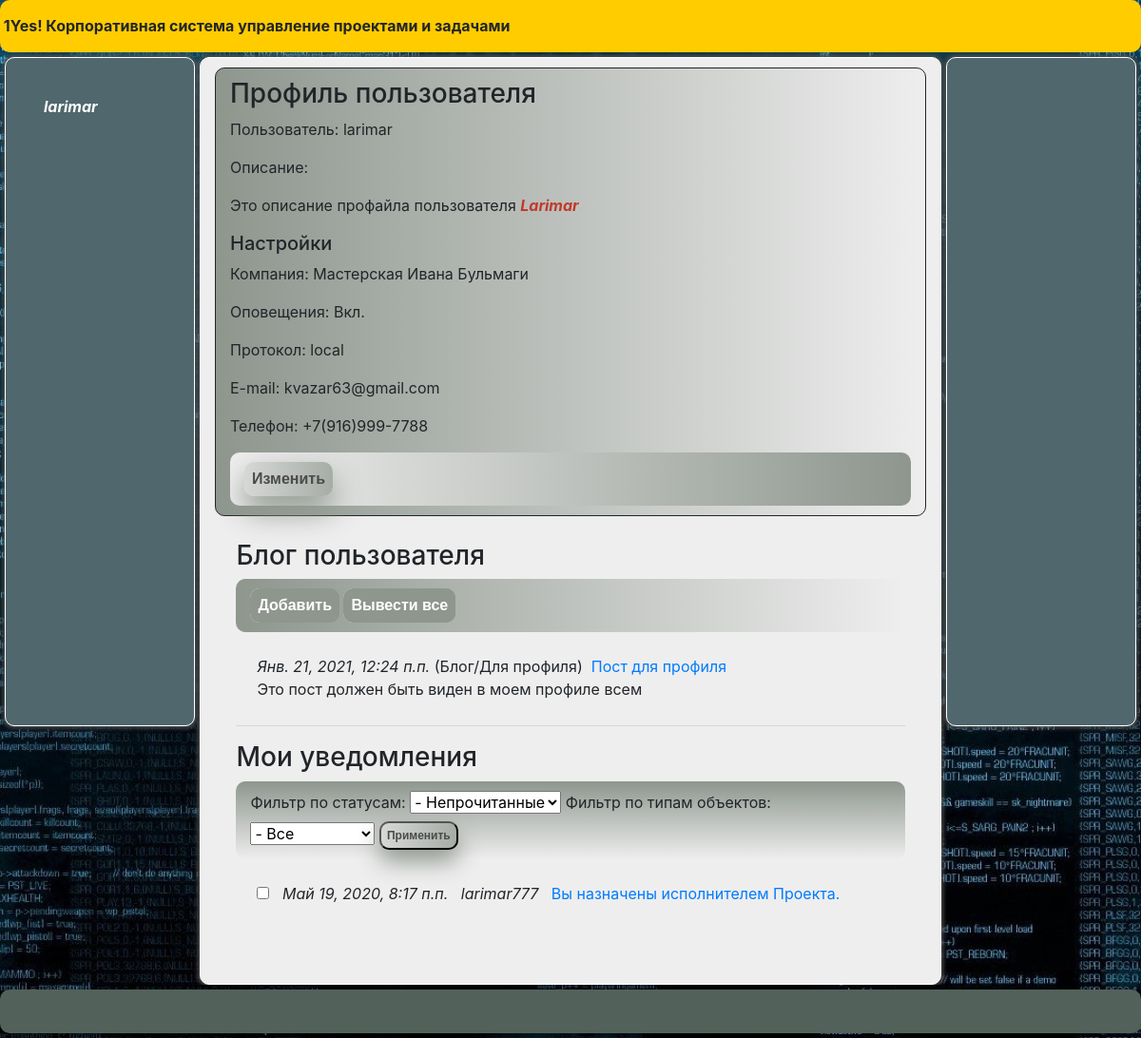
The app's page /accounts/profile0/ (signed in) with its own data.
### accounts/models.py (models this page shows, shortened)
class UserProfile(models.Model):
    user = models.OneToOneField('auth.User', on_delete=models.CASCADE, related_name='result_user_profile', verbose_name="Пользователь")
    company = models.ForeignKey('companies.Company', blank=True, null=True, on_delete=models.CASCADE, related_name='result_company_profile', verbose_name="Организация")
    is_notify = models.BooleanField("Оповещать", default=True)
    protocoltype = models.ForeignKey('main.Dict_ProtocolType', blank=True, null=True, on_delete=models.CASCADE, related_name='result_protocol_type', verbose_name="Протокол оповещения")
    email = models.CharField("E-mail", max_length=64, blank=True, null=True)
    phone = models.CharField("Телефон", max_length=16, blank=True, null=True)
    description = RichTextUploadingField("Описание", blank=True, null=True)
    is_active = models.BooleanField("Активность", default=True)
    class Meta:
        verbose_name = 'Профиль Пользователя'
        verbose_name_plural = 'Профили Пользователей'

### companies/models.py (models this page shows, shortened)
class Company(MPTTModel):
    name = models.CharField("Наименование", max_length=64)
    description = RichTextUploadingField("Описание")
    parent = TreeForeignKey('self', null=True, blank=True, limit_choices_to={'is_active':True}, on_delete=models.CASCADE, related_name='company_children', verbose_name="Головная организация")
    currency = models.ForeignKey('finance.Dict_Currency', on_delete=models.CASCADE, related_name='company_currency', verbose_name="Валюта")
    structure_type = models.ForeignKey('Dict_CompanyStructureType', limit_choices_to={'is_active':True}, on_delete=models.CASCADE, related_name='company_structure_type', verbose_name="Тип в оргструктуре")
    type = models.ForeignKey('Dict_CompanyType', limit_choices_to={'is_active':True}, on_delete=models.CASCADE, related_name='company_type', verbose_name="Тип")
    datecreate = models.DateTimeField("Создана", auto_now_add=True)
    author = models.ForeignKey('auth.User', on_delete=models.CASCADE, verbose_name="Автор")
    is_active = models.BooleanField("Активность", default=True)
    class MPTTMeta:
        order_insertion_by = ['name']
    class Meta:
        verbose_name = 'Организация'
        verbose_name_plural = 'Организации'

class Content(models.Model):
    name = models.CharField("Заголовок", max_length=1024)
    announcement = models.TextField("Анонс", max_length=10240, blank=True, null=True)
    description = RichTextUploadingField("Текст", blank=True, null=True)
    datebegin = models.DateTimeField("Начало")
    dateend = models.DateTimeField("Окончание")
    is_ontop = models.BooleanField("Всегда наверху", default=False)
    type = models.ForeignKey('Dict_ContentType', limit_choices_to={'is_active':True}, on_delete=models.CASCADE, related_name='content_type', verbose_name="Тип")
    company = models.ManyToManyField('Company', related_name='content_companies', verbose_name="Организации")
    datecreate = models.DateTimeField("Создан", auto_now_add=True)
    author = models.ForeignKey('auth.User', on_delete=models.CASCADE, verbose_name="Автор")
    place = models.ForeignKey('Dict_ContentPlace', limit_choices_to={'is_active':True}, on_delete=models.CASCADE, related_name='content_place', verbose_name="Место")
    is_active = models.BooleanField("Активность", default=True)
    class Meta:
        ordering = ('-is_ontop','-id')
        verbose_name = 'Контент'
        verbose_name_plural = 'Контент'

class Dict_ContentType(models.Model):
    name = models.CharField("Наименование", max_length=64)
    sort = models.PositiveSmallIntegerField(default=1, blank=True, null=True)
    name_lang = models.CharField("Перевод", max_length=64, blank=True, null=True)
    is_active = models.BooleanField("Активность", default=True)
    class Meta:
        ordering = ('sort',)
        verbose_name = 'Тип контента'
        verbose_name_plural = 'Типы контента'
    def __str__(self):
        return (self.name)

class Dict_ContentPlace(models.Model):
    name = models.CharField("Наименование", max_length=64)
    sort = models.PositiveSmallIntegerField(default=2, blank=True, null=True)
    name_lang = models.CharField("Перевод", max_length=64, blank=True, null=True)
    is_active = models.BooleanField("Активность", default=True)
    class Meta:
        ordering = ('sort',)
        verbose_name = 'Место отображения контента'
        verbose_name_plural = 'Места отображения контента'
    def __str__(self):
        return (self.name)

### main/models.py (models this page shows, shortened)
class Dict_ProtocolType(models.Model):
    name = models.CharField("Наименование", max_length=64)
    sort = models.PositiveSmallIntegerField(default=1, blank=True, null=True)
    name_lang = models.CharField("Перевод", max_length=64, blank=True, null=True)
    is_active = models.BooleanField("Активность", default=True)
    class Meta:
        ordering = ('sort',)
        verbose_name = 'Протокол оповещения'
        verbose_name_plural = 'Протоколы оповещений'

class Notification(models.Model):
    objecttype = models.ForeignKey('Meta_ObjectType', limit_choices_to={'is_active':True}, on_delete=models.CASCADE, related_name='meta_objecttype', verbose_name="Тип Объекта")
    objectid = models.PositiveIntegerField("ID объекта", default=0)
    datecreate = models.DateTimeField("Дата", auto_now_add=True)
    author = models.ForeignKey('auth.User', on_delete=models.CASCADE, verbose_name="Автор")
    type = models.ForeignKey('Dict_ProtocolType', limit_choices_to={'is_active':True}, on_delete=models.CASCADE, related_name='protocol_type', verbose_name="Тип")
    sendfrom = models.CharField("От кого", max_length=64, blank=True, null=True)
    theme = models.CharField("Тема", max_length=256, blank=True, null=True)
    text = RichTextUploadingField("Текст", max_length=1024)
    recipient = models.ForeignKey('auth.User', on_delete=models.CASCADE, blank=True, null=True, related_name='notify_recipient', verbose_name="Получатель")
    sendto = models.CharField("Кому", max_length=64, blank=True, null=True)
    datesent = models.DateTimeField("Момент отправки", auto_now_add=False, blank=True, null=True)
    dateread = models.DateTimeField("Момент прочтения", auto_now_add=False, blank=True, null=True)
    response = models.CharField("Ответ", max_length=128, blank=True, null=True)
    is_sent = models.BooleanField("Отправлено", default=False)
    is_read = models.BooleanField("Прочитано", default=False)
    is_active = models.BooleanField("Активность", default=True)
    class Meta:
        verbose_name = 'Оповещение'
        verbose_name_plural = 'Оповещения'

### accounts/views.py (the view)
# urls.py: path('profile0/', views.UserProfileDetail, name='userprofile_detail0'),
@login_required   # декоратор для перенаправления неавторизованного пользователя на страницу авторизации
def UserProfileDetail(request, userid=0, param=''):
    companies_id = request.session['_auth_user_companies_id']
    if userid == 0:
       userid = request.user.id
       if param == 'all':
          content_list = Content.objects.filter(author_id=userid).annotate(cnt=Count('id'))
       else:
          content_list = Content.objects.filter(author_id=userid, is_active=True, datebegin__lte=datetime.now(), dateend__gte=datetime.now(), place_id=3).annotate(cnt=Count('id'))
    else:
       content_list = Content.objects.filter(author_id=userid, is_active=True, datebegin__lte=datetime.now(), dateend__gte=datetime.now(), place_id=3).annotate(cnt=Count('id'))
    user_profile = UserProfile.objects.get(user=userid, is_active=True) #.company_id
    notification_list = Notification.objects.filter(recipient_id=userid, is_active=True, is_read=False, type_id=3)
    metaobjecttype_list = Meta_ObjectType.objects.filter(is_active=True)
    button_userprofile_update = 'Изменить'
    prompt_is_notify = 'Вкл.'
    if user_profile.is_notify == False:
       prompt_is_notify = 'Выкл.'
    return render(request, 'userprofile_detail.html', {
                                                       'user_profile': user_profile,
                                                       'button_userprofile_update': button_userprofile_update,
                                                       'content_list': content_list,
                                                       'user_companies': companies_id,
                                                       'prompt_is_notify': prompt_is_notify,
                                                       'notification_list': notification_list.distinct().order_by("-datecreate"),
                                                       'metaobjecttype_list': metaobjecttype_list.distinct().order_by(),
                                                       'status_selectid': '2',
                                                       'metaobjecttype_selectid': '0',
                                                      })

### templates/userprofile_detail.html (shortened to what this page needs)
{% extends 'base.html' %}
{% block profile %}
      <div class="object-detail">
         <h3>Профиль пользователя</h3>
         <p>Пользователь: {{ user_profile.user.username }}</p>
         <p>Описание: {% autoescape off %}{{ user_profile.description }}{% endautoescape %}</p>
         {% if user_profile.user.id == user.id %}
            <h5>Настройки</h5>
            <p>Компания: {{ user_profile.company.name }}</p>
            <p>Оповещения: {{ prompt_is_notify }} </p>
            <p>Протокол: {{ user_profile.protocoltype.name }}</p>
            <p>E-mail: {{ user_profile.email }}</p>
            <p>Телефон: {{ user_profile.phone }}</p>
            <div class="object-detail-buttons">
               <a href="{% url 'my_account:userprofile_update' user_profile.pk %}">{{ button_userprofile_update }}</a>
            </div>
         {% endif %}
      </div>
      <div class="object-list">
         <h3>Блог пользователя</h3>
         {% if user_profile.user.id == user.id %}
            <div class="object-list-buttons">
               <a href="{% url 'my_company:content_create' %}">Добавить</a>
               <a href="{% url 'my_account:userprofile_detail' 0 'all' %}">Вывести все</a>
            </div>
         {% endif %}
         <div class="object-list">
            {% for content in content_list %}
               <em>{{ content.datecreate }}</em>&nbsp;({{ content.type }}/{{ content.place }})&nbsp;
               <a href="{% url 'my_company:content_detail' content.pk %}">{{ content.name }}</a>
               <br />
               {% if content.announcement %}
                  {{ content.announcement }}
               {% else %}
                  {% autoescape off %}{{ content.description }}{% endautoescape %}
               {% endif %}
            {% endfor %}
         </div>
         <hr>
         {% if user_profile.user.id == user.id %}
            <div id="ajax_listresult">{% include 'notify_list.html' %}</div>
         {% endif %}
      </div>
{% endblock profile %}

### templates/base.html (shortened to what this page needs)
<!DOCTYPE html>
<html lang="en">
    <head>
        {% load static %}
        <link rel="stylesheet" href="{% static 'css/three.css' %}">
        <link rel="stylesheet" href="{% static 'css/bootstrap.min.css' %}">
        <link rel="stylesheet" href="{% static 'css/hint.css' %}">
        <link rel="stylesheet" href="https://stackpath.bootstrapcdn.com/bootstrap/4.4.1/css/bootstrap.min.css">
        <div class="header">
           <strong>&nbsp;1Yes! Корпоративная система управление проектами и задачами</strong>
        </div>
    </head>
    <body>
       <div class="layout">
         <div class='sidebar'>
         </div>
          {% if user.is_authenticated %}
             <div class="menu">
                <ul>{% load menubuilder %}{% menu main_menu %}
                    <br />
                    <span class="hint hint--bottom hint--info" data-hint="Профиль"><a href="{% url 'my_account:userprofile_detail' user.id ' ' %}"><b><i>{{ user.username }}</i></b></a></span>
                </ul>
             </div>
             <div class="content">
                  {% block profile %}
                  {% endblock %}
             </div>
          {% else %}
               <ul>{% load menubuilder %}{% menu logout_menu %}
          {% endif %}
       </div>
       <div class='footer'>
       </div>
    </body>
</html>

### templates/notify_list.html (shortened to what this page needs)
<h3>Мои уведомления</h3>
<div id="ajax_listresult">
<div class="d-table">
   <form method="GET">
      <div class="object-list-filters">
         <label>Фильтр по статусам: </label>
         <select name="select-status" id="statusselectid"  class="select-status">
            <option value="2" {% ifequal "2" status_selectid %} selected="selected" {% endifequal %}>- Непрочитанные</option>
         </select>
         <label>Фильтр по типам объектов: </label>
         <select name="select-metaobjecttype" id="metaobjecttypeselectid"  class="select-metaobjecttype">
            <option value="0" {% ifequal 0 metaobjecttype_selectid|add:"0" %} selected="selected" {% endifequal %}>- Все</option>
         </select>
         <button id="selection-button" type="submit" method="GET" class="object-filter-button">Применить</button>
      </div>
   </form>
<div class="object-list">
{% for notification in notification_list %}
   <div class="d-tr">
      <div class="d-td-text">
         <span class="hint hint--bottom hint--info" data-hint="Отметить прочитанным"><input type="checkbox" value="{{notification.id}}" name="myCheck_{{notification.id}}" /></span>&nbsp;&nbsp;&nbsp;<em>{{ notification.datecreate }}&nbsp;&nbsp;&nbsp;{{ notification.author.username }}</em>&nbsp;&nbsp;&nbsp;<span class="hint hint--bottom hint--info" data-hint="{{ notification.text }}">
             {% if notification.objecttype.shortname == 'prj' %}
                <a href="{% url 'my_project:tasks' notification.objectid 0 %}">{{ notification.theme }}</a>
             {% elif notification.objecttype.shortname == 'tsk' %}
                <a href="{% url 'my_project:taskcomments' notification.objectid %}">{{ notification.theme }}</a>
             {% else %}
                {{ notification.theme }}
             {% endif %}
         </span>
      </div>
   </div>
   <br />
{% endfor %}
</div>
</div>
</div>

### records on screen
UserProfile: user.username "larimar", description "Это описание профайла пользователя Larimar", company.name "Мастерская Ивана Бульмаги", protocoltype.name "local", email "kvazar63@gmail.com", phone "+7(916)999-7788"
Content: datecreate "Янв. 21, 2021, 12:24 п.п.", type "Блог", place "Для профиля", name "Пост для профиля", announcement "Это пост должен быть виден в моем профиле всем"
Notification: datecreate "Май 19, 2020, 8:17 п.п.", author.username "larimar777", theme "Вы назначены исполнителем Проекта."

### other values on screen
{{ user.username }} "larimar"
{{ prompt_is_notify }} "Вкл."
{{ button_userprofile_update }} "Изменить"
